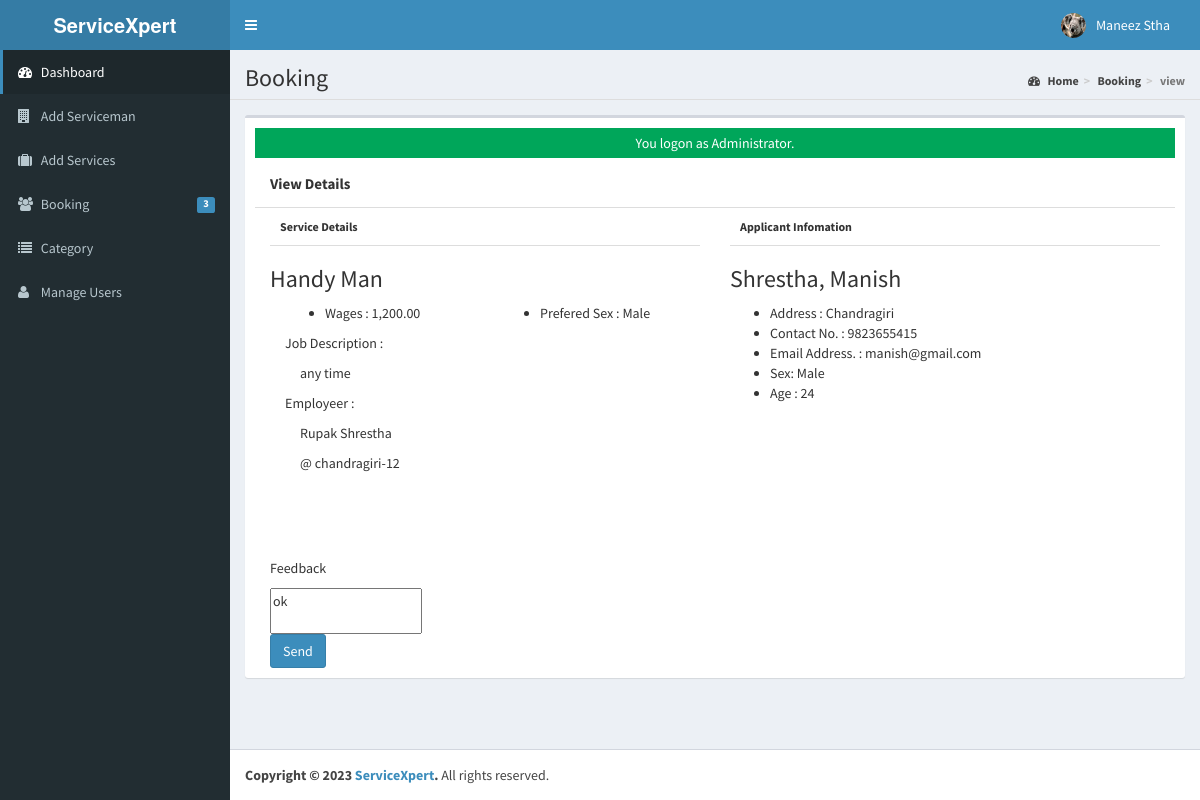
Screenshot of /admin/applicants/index.php?view=view&id=6 (signed in) with the database file from the repository.
### tables this page shows
CREATE TABLE `tblusers` (
  `USERID` varchar(30) NOT NULL,
  `FULLNAME` varchar(40) NOT NULL,
  `USERNAME` varchar(90) NOT NULL,
  `PASS` varchar(90) NOT NULL,
  `ROLE` varchar(30) NOT NULL,
  `PICLOCATION` varchar(255) NOT NULL
);

CREATE TABLE `tbljob` (
  `JOBID` int(11) NOT NULL,
  `COMPANYID` int(11) NOT NULL,
  `CATEGORY` varchar(250) NOT NULL,
  `OCCUPATIONTITLE` varchar(90) NOT NULL,
  `REQ_NO_EMPLOYEES` int(11) NOT NULL,
  `SALARIES` double NOT NULL,
  `DURATION_EMPLOYEMENT` varchar(90) NOT NULL,
  `QUALIFICATION_WORKEXPERIENCE` text NOT NULL,
  `JOBDESCRIPTION` text NOT NULL,
  `PREFEREDSEX` varchar(30) NOT NULL,
  `SECTOR_VACANCY` text NOT NULL,
  `JOBSTATUS` varchar(90) NOT NULL,
  `DATEPOSTED` datetime NOT NULL
);

CREATE TABLE `tblcompany` (
  `COMPANYID` int(11) NOT NULL,
  `COMPANYNAME` varchar(90) NOT NULL,
  `COMPANYADDRESS` varchar(90) NOT NULL,
  `COMPANYCONTACTNO` varchar(30) NOT NULL,
  `COMPANYSTATUS` varchar(90) NOT NULL,
  `COMPANYMISSION` text NOT NULL
);

CREATE TABLE `tblapplicants` (
  `APPLICANTID` int(11) NOT NULL,
  `FNAME` varchar(90) NOT NULL,
  `LNAME` varchar(90) NOT NULL,
  `MNAME` varchar(90) NOT NULL,
  `ADDRESS` varchar(255) NOT NULL,
  `SEX` varchar(11) NOT NULL,
  `CIVILSTATUS` varchar(30) NOT NULL,
  `BIRTHDATE` date NOT NULL,
  `BIRTHPLACE` varchar(255) NOT NULL,
  `AGE` int(2) NOT NULL,
  `USERNAME` varchar(90) NOT NULL,
  `PASS` varchar(90) NOT NULL,
  `EMAILADDRESS` varchar(90) NOT NULL,
  `CONTACTNO` varchar(90) NOT NULL,
  `DEGREE` text NOT NULL,
  `APPLICANTPHOTO` varchar(255) NOT NULL,
  `NATIONALID` varchar(255) NOT NULL
);

CREATE TABLE `tbljobregistration` (
  `REGISTRATIONID` int(11) NOT NULL,
  `COMPANYID` int(11) NOT NULL,
  `JOBID` int(11) NOT NULL,
  `APPLICANTID` int(11) NOT NULL,
  `APPLICANT` varchar(90) NOT NULL,
  `REGISTRATIONDATE` date NOT NULL,
  `REMARKS` varchar(255) NOT NULL DEFAULT 'Pending',
  `FILEID` varchar(30) DEFAULT NULL,
  `PENDINGAPPLICATION` tinyint(1) NOT NULL DEFAULT 1,
  `HVIEW` tinyint(1) NOT NULL DEFAULT 1,
  `DATETIMEAPPROVED` datetime NOT NULL
);

### admin/applicants/index.php (called while the page is built, shortened)
<?php
require_once("../../include/initialize.php");
 $title="Booking";
require_once ("../theme/templates.php");
?>

### include/database.php (called while the page is built, shortened)
<?php
class Database {
	var $sql_string = '';
	private $conn;
	public function open_connection() {
		$this->conn = mysqli_connect(server,user,pass);
		if(!$this->conn){
			echo "Problem in database connection! Contact administrator!";
			exit();
		}else{
			$db_select = mysqli_select_db($this->conn,database_name);
		}
	}
	function setQuery($sql='') {
		$this->sql_string=$sql;
	}
	function executeQuery() {
		$result = mysqli_query($this->conn,$this->sql_string);
		return $result;
	}
	private function confirm_query($result) {
		return $result;
	}
	function loadSingleResult() {
		$cur = $this->executeQuery();
		while ($row = mysqli_fetch_object($cur)) {
		return $data = $row;
		}
	}
}
$mydb = new Database();
?>

### include/accounts.php (called while the page is built, shortened)
<?php
require_once(LIB_PATH.DS.'database.php');
class User {
	protected static  $tblname = "tblusers";
	function single_user($id=""){
			global $mydb;
			$mydb->setQuery("SELECT * FROM ".self::$tblname."
				Where USERID= '{$id}' LIMIT 1");
			$cur = $mydb->loadSingleResult();
			return $cur;
	}
}
?>

### include/function.php (called while the page is built, shortened)
<?php
function currentpage(){
		$this_page = $_SERVER['SCRIPT_NAME'];
	    $bits = explode('/',$this_page);
		 return $bits[3];
	}
		?>

### include/jobregistration.php (called while the page is built, shortened)
<?php
require_once(LIB_PATH.DS.'database.php');
class JobRegistration {
	protected static  $tblname = "tbljobregistration";
	function single_jobregistration($id=""){
			global $mydb;
			$mydb->setQuery("SELECT * FROM ".self::$tblname."
				Where REGISTRATIONID= '{$id}' LIMIT 1");
			$cur = $mydb->loadSingleResult();
			return $cur;
	}
}
?>

### include/job.php (called while the page is built, shortened)
<?php
require_once(LIB_PATH.DS.'database.php');
class Jobs {
	protected static  $tblname = "tbljob";
	function single_job($id=""){
			global $mydb;
			$mydb->setQuery("SELECT * FROM ".self::$tblname."
				Where JOBID= '{$id}' LIMIT 1");
			$cur = $mydb->loadSingleResult();
			return $cur;
	}
}
?>

### include/companies.php (called while the page is built, shortened)
<?php
require_once(LIB_PATH.DS.'database.php');
class Company {
	protected static  $tblname = "tblcompany";
	function single_company($id=""){
			global $mydb;
			$mydb->setQuery("SELECT * FROM ".self::$tblname."
				Where COMPANYID= '{$id}' LIMIT 1");
			$cur = $mydb->loadSingleResult();
			return $cur;
	}
}
?>

### include/applicant.php (called while the page is built, shortened)
<?php
require_once(LIB_PATH.DS.'database.php');
class Applicants {
	protected static  $tblname = "tblapplicants";
	function single_applicant($id=""){
			global $mydb;
			$mydb->setQuery("SELECT * FROM ".self::$tblname."
				Where APPLICANTID= '{$id}' LIMIT 1");
			$cur = $mydb->loadSingleResult();
			return $cur;
	}
}
?>

### admin/applicants/view.php (the view, shortened to what this page needs)
<?php
	$red_id = isset($_GET['id']) ? $_GET['id'] : '';
	$jobregistration = New JobRegistration();
	$jobreg = $jobregistration->single_jobregistration($red_id);
	$applicant = new Applicants();
	$appl = $applicant->single_applicant($jobreg->APPLICANTID);
	$jobvacancy = New Jobs();
	$job = $jobvacancy->single_job($jobreg->JOBID);
	$company = new Company();
	$comp = $company->single_company($jobreg->COMPANYID);
?>
<form action="controller.php?action=approve" method="POST">
<div class="col-sm-12 content-header" style="">View Details</div>
<div class="col-sm-6 content-body" >
	<p>Service Details</p>
	<h3><?php echo $job->OCCUPATIONTITLE; ?></h3>
	<div class="col-sm-6">
		<ul>
            <li><i class="fp-ht-food"></i>Wages : <?php echo number_format($job->SALARIES,2);  ?></li>
        </ul>
	</div>
	<div class="col-sm-6">
		<ul>
            <li><i class="fp-ht-tv"></i>Prefered Sex : <?php echo $job->PREFEREDSEX; ?></li>
        </ul>
	</div>
	<div class="col-sm-12">
		<p>Job Description : </p>
		<p style="margin-left: 15px;"><?php echo $job->JOBDESCRIPTION;?></p>
	</div>
	<div class="col-sm-12">
		<p>Employeer : </p>
		<p style="margin-left: 15px;"><?php echo $comp->COMPANYNAME ; ?></p>
		<p style="margin-left: 15px;">@ <?php echo $comp->COMPANYADDRESS ; ?></p>
	</div>
</div>
<div class="col-sm-6 content-body" >
	<p>Applicant Infomation</p>
	<h3> <?php echo $appl->LNAME. ', ' .$appl->FNAME . ' ' . $appl->MNAME;?></h3>
	<ul>
		<li>Address : <?php echo $appl->ADDRESS; ?></li>
		<li>Contact No. : <?php echo $appl->CONTACTNO;?></li>
		<li>Email Address. : <?php echo $appl->EMAILADDRESS;?></li>
		<li>Sex: <?php echo $appl->SEX;?></li>
		<li>Age : <?php echo $appl->AGE;?></li>
	</ul>
</div>
	<div class="col-sm-12">
		<p>Feedback</p>
		<textarea class="input-group" name="REMARKS"><?php echo isset($jobreg->REMARKS) ? $jobreg->REMARKS : ""; ?></textarea>
	</div>
	<div class="col-sm-12  submitbutton ">
		<button type="submit" name="submit" class="btn btn-primary">Send</button>
	</div>
</div>

### admin/theme/templates.php (shortened to what this page needs)
<!DOCTYPE html>
<html>
    <head>
        <link rel="stylesheet" href="<?php echo web_root;?>bootstrap/css/bootstrap.min.css">
        <link rel="stylesheet" href="<?php echo web_root;?>plugins/font-awesome/css/font-awesome.min.css">
        <link rel="stylesheet" href="<?php echo web_root;?>dist/css/AdminLTE.min.css">
        <link rel="stylesheet" href="<?php echo web_root;?>dist/css/skins/_all-skins.min.css">
        <link rel="stylesheet" href="<?php echo web_root;?>plugins/iCheck/flat/blue.css">
        <link rel="stylesheet" href="<?php echo web_root;?>plugins/morris/morris.css">
        <link rel="stylesheet" href="<?php echo web_root;?>plugins/jvectormap/jquery-jvectormap-1.2.2.css">
        <link href="<?php echo web_root; ?>plugins/datepicker/bootstrap-datetimepicker.min.css" rel="stylesheet" media="screen">
        <link rel="stylesheet" href="<?php echo web_root;?>plugins/dataTables/jquery.dataTables.min.css">
        <link rel="stylesheet" href="<?php echo web_root;?>plugins/bootstrap-wysihtml5/bootstrap3-wysihtml5.min.css">
    </head>
 <body class="hold-transition skin-blue fixed sidebar-mini">
<div class="wrapper">
  <header class="main-header">
    <a href="<?php echo web_root;?>/admin/" class="logo">
      <span class="logo-lg"><b>ServiceXpert</b></span>
    </a>
    <nav class="navbar navbar-static-top" role="navigation">
      <a href="#" class="sidebar-toggle" data-toggle="offcanvas" role="button">
      </a>
      <div class="navbar-custom-menu">
        <ul class="nav navbar-nav">
          <?php
              $user = New User();
              $singleuser = $user->single_user($_SESSION['ADMIN_USERID']);
          ?>
          <li class="dropdown user user-menu" style="padding-right: 15px;"  >
            <a href="#" class="dropdown-toggle" data-toggle="dropdown">
              <img src="<?php echo web_root.'admin/user/'. $singleuser->PICLOCATION;?>" class="user-image" alt="User Image">
              <span class="hidden-xs"><?php echo $singleuser->FULLNAME; ?></span>
            </a>
          </li>
        </ul>
      </div>
    </nav>
  </header>
  <aside class="main-sidebar">
    <section class="sidebar">
      <ul class="sidebar-menu">
        <li  class="<?php echo (currentpage() == 'index.php') ? "active" : false;?>" >
          <a href="<?php echo web_root ;?>admin/">
            <i class="fa fa-dashboard"></i> <span>Dashboard</span>
          </a>
        </li>
        <li class="<?php echo (currentpage() == 'serviceman') ? "active" : false;?>" >
          <a href="<?php echo web_root ;?>admin/serviceman/">
            <i class="fa fa-building"></i> <span>Add Serviceman</span>
          </a>
        </li>
        <li class="<?php echo (currentpage() == 'services') ? "active" : false;?>" >
          <a href="<?php echo web_root ;?>admin/services/">
            <i class="fa fa-suitcase"></i> <span>  Add Services</span>
          </a>
        </li>
        <li class="<?php echo (currentpage() == 'applicants') ? "active" : false;?>" >
          <a href="<?php echo web_root ;?>admin/applicants/">
            <i class="fa fa-users"></i> <span>Booking</span>
            <span class="label label-primary pull-right">
              <?php
                $sql = "SELECT count(*) as 'APPL' FROM `tbljobregistration` WHERE `PENDINGAPPLICATION`=1";
                $mydb->setQuery($sql);
                $pending = $mydb->loadSingleResult();
                echo $pending->APPL;
              ?>
            </span>
          </a>
        </li>
        <li class="<?php echo (currentpage() == 'category') ? "active" : false;?>" >
          <a href="<?php echo web_root ;?>admin/category/">
            <i class="fa fa-list"></i> <span>Category</span>
          </a>
        </li>
         <li class="<?php echo (currentpage() == 'user') ? "active" : false;?>">
          <a href="<?php echo web_root; ?>admin/user/">
            <i class="fa fa-user"></i> <span>Manage Users</span> </a>
        </li>
      </ul>
    </section>
  </aside>
  <div class="content-wrapper">
  <section class="content-header">
      <h1>
        <?php echo isset($title) ? $title : ''; ?>
      </h1>
      <ol class="breadcrumb">
        <?php
          if ($title!='Home') {
            $active_title = '';
            if (isset($_GET['view'])) {
              $active_title = '<li class='.$active_title.'><a href="index.php">'.$title.'</a></li>';
            }else{
              $active_title = '<li class='.$active_title.'>'.$title.'</li>';
            }
            echo '<li><a href='.web_root.'admin/><i class="fa fa-dashboard"></i> Home</a></li>';
            echo  $active_title;
            echo  isset($_GET['view']) ? '<li class="active">'.$_GET['view'].'</li>' : '';
          }
        ?>
      </ol>
    </section>
         <section class="content">
          <div class="row">
            <div class="col-xs-12">
              <div class="box">
                <div class="box-body">
              <?php
               require_once $content;
               ?>
             </div>
             </div>
           </div>
         </div>
 </div>
  <footer class="main-footer">
    <strong>Copyright &copy; 2023 <a href="#">ServiceXpert</a>.</strong> All rights
    reserved.
  </footer>
    </body>
</html>

### admin/applicants/view.php (style rules this page uses)
.content-header { min-height: 50px; border-bottom: 1px solid #ddd; font-size: 15px; font-weight: bold; }
.content-body { min-height: 350px; }
.content-body >p { padding:10px; font-size: 12px; font-weight: bold; border-bottom: 1px solid #ddd; }

### rows the page displays
tblusers: PICLOCATION (picture), FULLNAME "Maneez Stha"
tbljob: OCCUPATIONTITLE "Handy Man", SALARIES "1,200.00", PREFEREDSEX "Male", JOBDESCRIPTION "any time"
tblcompany: COMPANYNAME "Rupak Shrestha", COMPANYADDRESS "chandragiri-12"
tblapplicants: LNAME "Shrestha", FNAME "Manish", ADDRESS "Chandragiri", CONTACTNO "9823655415", EMAILADDRESS "manish@gmail.com", SEX "Male", AGE "24"
tbljobregistration: REMARKS "ok"

### other values shown
$pending->APPL "3"
$title "Booking"
$_GET['view'] "view"
$_SESSION['message'] "You logon as Administrator."
